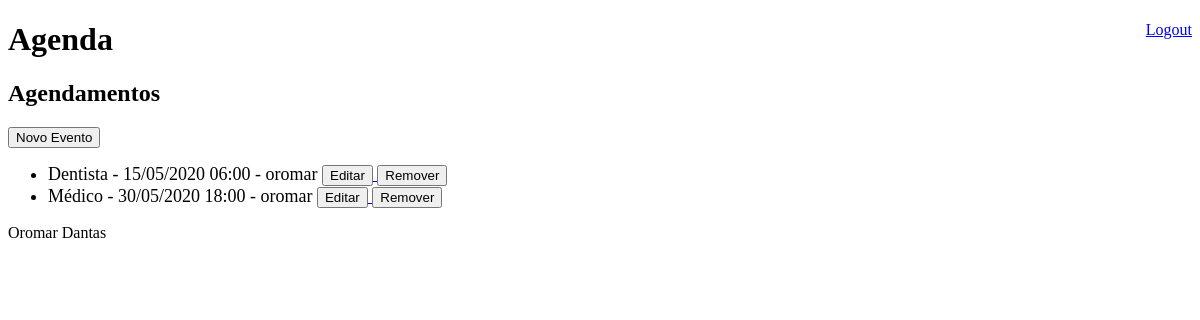
The app's page /agenda/ (signed in), older data.
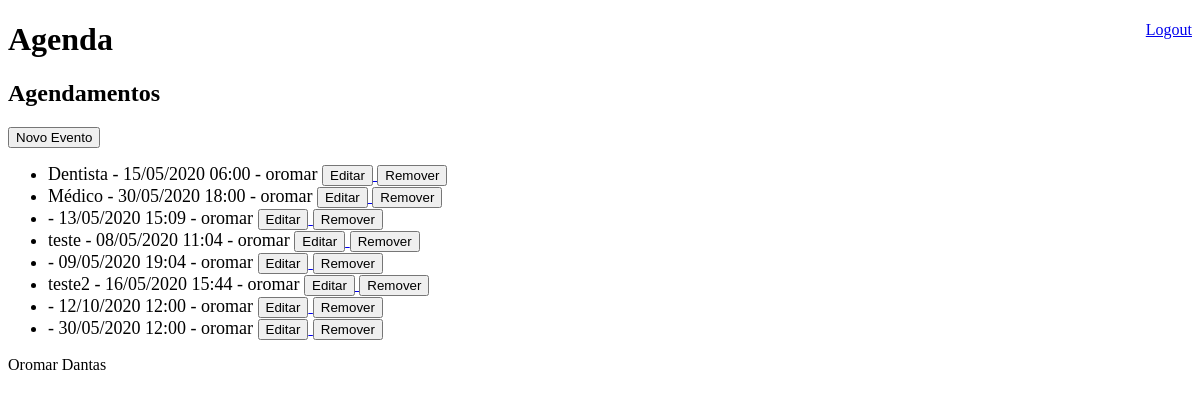
The same page, newer data.
### core/models.py (models this page shows, shortened)
class Event(models.Model):
    title = models.CharField(verbose_name="Título", max_length=100, blank=False, null=False)
    description= models.TextField(verbose_name="Descrição", blank=True, null=True)
    event_date = models.DateTimeField(verbose_name="Data do Evento", auto_now=False, auto_now_add=False)
    creation_date = models.DateTimeField(verbose_name="Data de Criação", auto_now=True)
    user = models.ForeignKey(User, on_delete=models.CASCADE)
    def get_event_date(self):
        return self.event_date.strftime('%d/%m/%Y %H:%M')
    def is_late(self):
        if self.event_date < datetime.utcnow().replace(tzinfo=pytz.UTC):
            return True
        return False

### core/views.py (the view)
# urls.py: path('agenda/', views.list_events),
@login_required(login_url='/login')
def list_events(request):
    user = request.user
    reference_date = datetime.now() - timedelta(hours=1)
    events = Event.objects.filter(user=user, event_date__gt=reference_date)
    response = {'events': list(events)}
    return render(request, 'agenda.html', response)

### templates/agenda.html
{% extends "model-page.html" %}
{% block content %}
<h2>Agendamentos</h2>
<a href="/agenda/evento">
    <button>Novo Evento</button>
</a>
<ul>
    {% for event in events %}
        <div style="font-size: 18px">
            {% if event.is_late %}
                <li style="color:red">
            {% else %}
                <li>
            {% endif %}
                {{event.title}} - {{event.get_event_date}} - {{event.user}}
                <a href="edit/?id={{event.id}}">
                    <button>Editar</button>
                </a>
                <a href="delete/{{event.id}}/">
                    <button>Remover</button>
                </a>
            </li>
        </div>
    {% endfor %}
</ul>
{% endblock %}

### templates/model-page.html
<!DOCTYPE html>
<html lang="pt-BR">
    <head>
        {% include "model-header.html" %}
    </head>
    <body>
       {% block content %} {% endblock %}
       {% include "model-footer.html" %}
    </body>
</html>

### templates/model-header.html (shortened to what this page needs)
<a style="float:right" href="/logout">Logout</a>
<h1>Agenda</h1>

### templates/model-footer.html
<p>Oromar Dantas</p>

Row changes from the older to the newer data that the page shows:
added Event: get_event_date "13/05/2020 15:09", user "oromar"
added Event: title "teste", get_event_date "08/05/2020 11:04", user "oromar"
added Event: get_event_date "09/05/2020 19:04", user "oromar"
added Event: title "teste2", get_event_date "16/05/2020 15:44", user "oromar"
added Event: get_event_date "12/10/2020 12:00", user "oromar"
added Event: get_event_date "30/05/2020 12:00", user "oromar"
